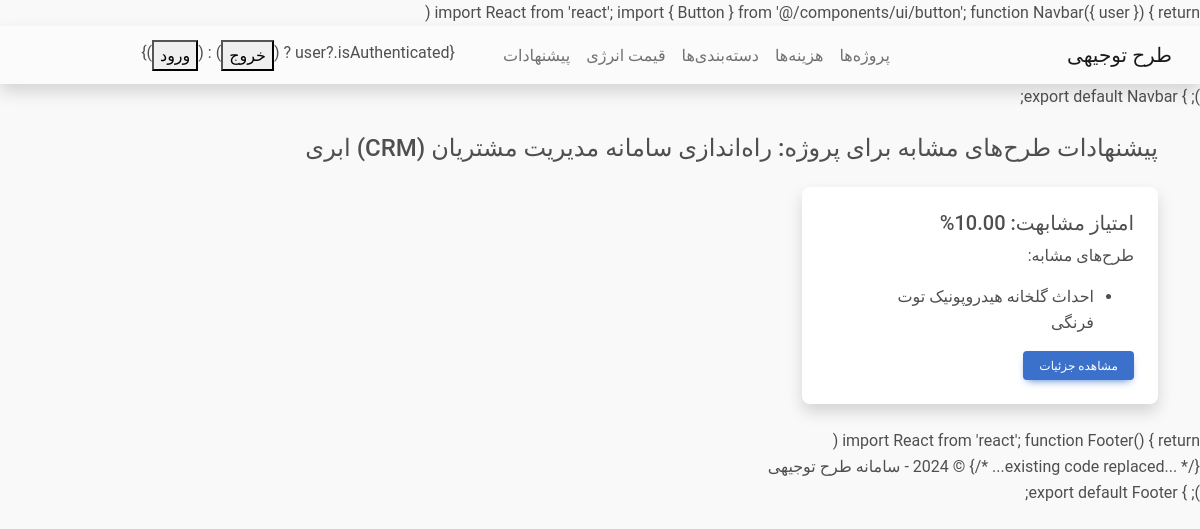
Page /recommendations/1/list/ on the committed database.
### apps/projects/models.py (models this page shows, shortened)
class Project(models.Model):
    title = models.CharField(verbose_name='عنوان', max_length=255)
    description = models.TextField(verbose_name='توضیحات')
    business_type = models.ForeignKey(Category, verbose_name='نوع کسب و کار', on_delete=models.SET_NULL, null=True, related_name='projects')
    owner = models.ForeignKey(User, verbose_name='مالک', on_delete=models.CASCADE, related_name='projects')
    created_at = jmodels.jDateTimeField(verbose_name='تاریخ ایجاد', auto_now_add=True)
    updated_at = jmodels.jDateTimeField(verbose_name='تاریخ بروزرسانی', auto_now=True)
    class Meta:
        verbose_name = 'پروژه'
        verbose_name_plural = 'پروژه‌ها'

### apps/recommendations/models.py (models this page shows, shortened)
class Recommendation(models.Model):
    project = models.ForeignKey(
        Project,
        on_delete=models.CASCADE,
        related_name='recommendations',
        verbose_name='پروژه'
    )
    similar_projects = models.ManyToManyField(
        Project,
        related_name='recommended_for',
        verbose_name='پروژه‌های مشابه'
    )
    score = models.DecimalField(
        max_digits=5,
        decimal_places=2,
        verbose_name='امتیاز'
    )
    class Meta:
        verbose_name = 'پیشنهاد'
        verbose_name_plural = 'پیشنهادات'

### apps/recommendations/views.py (the view)
# urls.py: path('<int:project_id>/list/', views.recommendation_list, name='recommendation_list'),
def recommendation_list(request, project_id):
    project = get_object_or_404(Project, pk=project_id)
    recs = Recommendation.objects.filter(project=project)
    return render(request, 'recommendations/recommendation_list.html', {'project': project, 'recs': recs})

### templates/recommendations/recommendation_list.html (shortened to what this page needs)
{% extends "base.html" %}
{% block content %}
<h4 class="mb-4">پیشنهادات طرح‌های مشابه برای پروژه: {{ project.title }}</h4>
<div class="row">
  {% for rec in recs %}
  <div class="col-md-4">
    <div class="card mb-4 shadow">
      <div class="card-body">
        <h5 class="card-title">امتیاز مشابهت: {{ rec.score }}%</h5>
        <p class="card-text">طرح‌های مشابه:</p>
        <ul>
          {% for sim in rec.similar_projects.all %}
          <li>{{ sim.title }}</li>
          {% endfor %}
        </ul>
        <a href="{% url 'project_detail' project.pk %}" class="btn btn-primary btn-sm">مشاهده جزئیات</a>
      </div>
    </div>
  </div>
  {% endfor %}
</div>
{% endblock %}

### static/css/custom.css (style rules this page uses)
body { background-color: #f9f9f9; }

### rows in the picture
Project: title "راه‌اندازی سامانه مدیریت مشتریان (CRM) ابری"
Recommendation: score "10.00"
Project: title "احداث گلخانه هیدروپونیک توت فرنگی"
